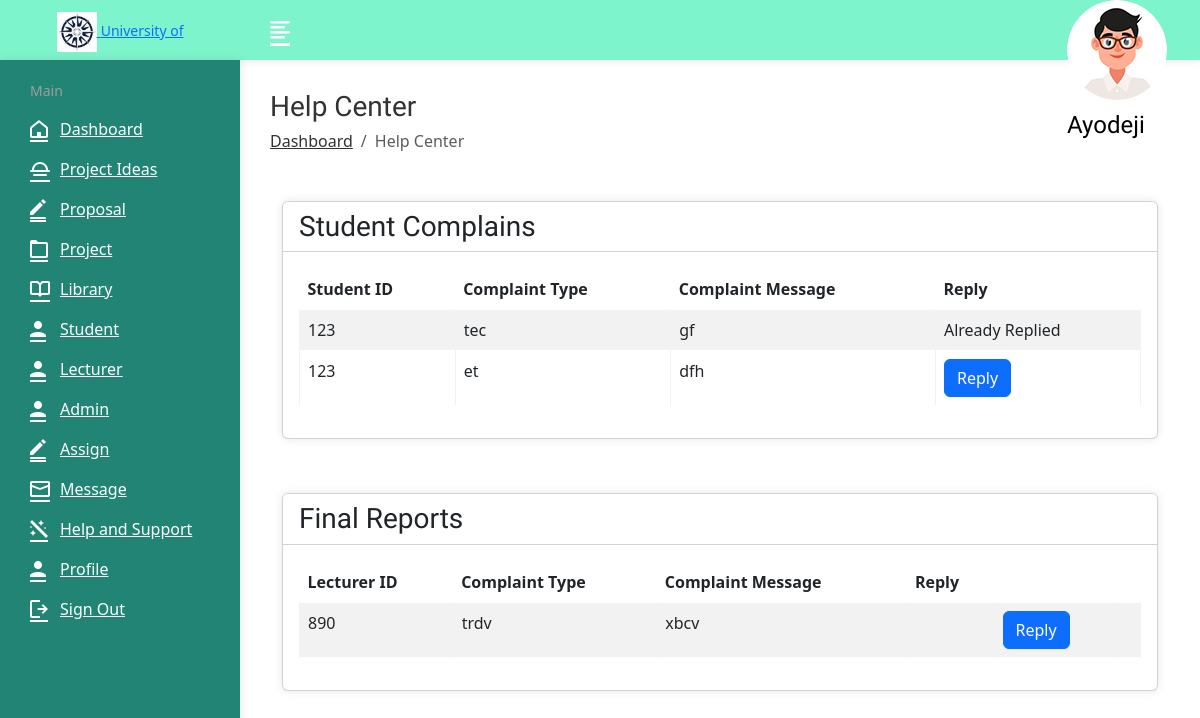
The page /admin/help.php (signed in) on the database its author committed.
### tables this page shows
CREATE TABLE `complaints` (
  `sid` int(11) NOT NULL,
  `complaint_type` varchar(255) NOT NULL,
  `complaint_message` varchar(255) NOT NULL,
  `lid` int(11) NOT NULL,
  `complaint_reply` varchar(255) NOT NULL,
  `complaint_id` int(11) NOT NULL
);

### admin/help.php (the view, shortened to what this page needs)
<?php
require("config.php");
?>
<!DOCTYPE html>
<html lang="en">
<head>
    <link rel="stylesheet" href="assets/css/bootstrap.min.css">
    <link rel="stylesheet" href="assets/css/font-awesome.min.css">
    <link rel="stylesheet" href="assets/css/feathericon.min.css">
    <link rel="stylesheet" href="assets/css/style.css">
    <link rel="stylesheet" href="https://cdnjs.cloudflare.com/ajax/libs/bootstrap/5.3.0/css/bootstrap.min.css">
</head>
</head>
<body>
    <div class="main-wrapper">
        <?php include("header.php"); ?>
        <div class="page-wrapper">
            <div class="content container-fluid">
                <div class="page-header">
                    <div class="row">
                        <div class="col-sm-12">
                            <h3 class="page-title">Help Center</h3>
                            <ul class="breadcrumb">
                                <li class="breadcrumb-item"><a href="dashboard.php">Dashboard</a></li>
                                <li class="breadcrumb-item active">Help Center</li>
                            </ul>
                        </div>
                    </div>
                </div>
              <div class="container mt-5">
<div class="row mt-4">
    <div class="col-md-12">
        <div class="card">
            <div class="card-header">
                <h3 class="card-title">Student Complains</h3>
            </div>
            <div class="card-body">
                <div class="table-responsive">
                    <table class="table table-striped table-bordered">
                        <thead>
                            <tr>
                                <th>Student ID</th>
                                <th>Complaint Type</th>
                                <th>Complaint Message</th>
                                <th>Reply</th>
                            </tr>
                        </thead>
                        <tbody>
                            <?php
                            require("config.php");
                            $projectQuery = "SELECT * FROM complaints WHERE sid != 'N/A' AND sid != '' AND sid != 0 AND sid IS NOT NULL";
                            $projectResult = mysqli_query($con, $projectQuery);
                            if ($projectResult && mysqli_num_rows($projectResult) > 0) {
                                while ($projectRow = mysqli_fetch_assoc($projectResult)) {
                                    ?>
                                    <tr>
                                        <td><?php echo $projectRow['sid']; ?></td>
                                        <td><?php echo $projectRow['complaint_type']; ?></td>
                                        <td><?php echo $projectRow['complaint_message']; ?></td>
                                        <td>
                                            <?php if (empty($projectRow['complaint_reply'])) { ?>
                                                <button type="button" class="btn btn-primary" data-bs-toggle="modal" data-bs-target="#replyModal<?php echo $projectRow['sid']; ?>">Reply</button>
                                            <?php } else {
                                                echo "Already Replied";
                                            } ?>
                                        </td>
                                    </tr>
                                    <?php
                                }
                            } else {
                                echo '<tr><td colspan="4">No complain found.</td></tr>';
                            }
                            ?>
                        </tbody>
                    </table>
                </div>
            </div>
        </div>
    </div>
</div>
<div class="row mt-4">
    <div class="col-md-12">
        <div class="card">
            <div class="card-header">
                <h3 class="card-title">Final Reports</h3>
            </div>
            <div class="card-body">
                <div class="table-responsive">
                    <table class="table table-striped table-bordered">
                        <thead>
                            <tr>
                            <th>Lecturer ID</th>
                                        <th>Complaint Type </th>
                                        <th>Complaint Message</th>
                                        <th>Reply</th>
                            </tr>
                        </thead>
                        <tbody>
                            <?php
                            require("config.php");
                            $projectQuery = "SELECT * FROM complaints WHERE lid != 'N/A' AND lid != '' AND lid != 0 AND lid IS NOT NULL" ;
                            $projectResult = mysqli_query($con, $projectQuery);
                            if ($projectResult && mysqli_num_rows($projectResult) > 0) {
                                while ($projectRow = mysqli_fetch_assoc($projectResult)) {
                                    ?>
                                    <tr>
                                        <td><?php echo $projectRow['lid']; ?></td>
                                        <td><?php echo $projectRow['complaint_type']; ?></td>
                                        <td><?php echo $projectRow['complaint_message']; ?></td>
                                        <td><?php echo $projectRow['complaint_reply']; ?></td>
                                        <td>
                                            <?php if (empty($projectRow['complaint_reply'])) { ?>
                                                <button type="button" class="btn btn-primary" data-bs-toggle="modal" data-bs-target="#replyModal<?php echo $projectRow['lid']; ?>">Reply</button>
                                            <?php } else {
                                                echo "Already Replied";
                                            } ?>
                                        </td>
                                        <td>
                                    </tr>
                                    <?php
                                }
                            } else {
                                echo '<tr><td colspan="5">No complain found.</td></tr>';
                            }
                            ?>
                        </tbody>
                    </table>
                </div>
            </div>
        </div>
    </div>
</div>
    </div>
</body>
</html>

### admin/header.php (shortened to what this page needs)
<?php
require("config.php");
$query = "SELECT firstname FROM admin WHERE aid = '{$_SESSION['aid']}'";
$result = mysqli_query($con, $query);
if ($result && mysqli_num_rows($result) > 0) {
    $row = mysqli_fetch_assoc($result);
    $firstName = $row['firstname'];
} else {
    $firstName = 'Unknown';
}
?>
<div class="header">
    <div class="header-left">
        <a href="dashboard.php" class="logo">
            <img src="assets/img/logo.jpg" alt="Logo" width="30" height="50">
            <span style="font-size: 14px;">University of Greenwich</span>
        </a>
    </div>
    <a href="javascript:void(0);" id="toggle_btn">
        <i class="fe fe-text-align-left"></i>
    </a>
    <ul class="nav sid-menu">
        <li class="nav-item dropdown app-dropdown">
            <a href="#" class="dropdown-toggle nav-link" data-toggle="dropdown">
                <span class="sid-img"><img class="rounded-circle" src="assets/img/profiles/avatar-01.png" alt="Ryan Taylor"></span>
                <h4 style="color:black;margin-top:13px;text-transform:capitalize;"><?php echo $firstName; ?></h4>
            </a>
        </li>
    </ul>
</div>
            </div>
            <div class="sidebar" id="sidebar">
                <div class="sidebar-inner slimscroll">
					<div id="sidebar-menu" class="sidebar-menu">
						<ul>
							<li class="menu-title">
								<span>Main</span>
							</li>
							<li>
							<a href="dashboard.php"><i class="fe fe-home"></i> <span>Dashboard</span></a>
                            <a href="idea.php"><i class="fe fe-sunrise"></i> <span>Project Ideas</span></a>
<a href="proposal.php"><i class="fe fe-edit"></i> <span>Proposal</span></a>
<a href="project.php"><i class="fe fe-folder"></i> <span>Project</span></a>
<a href="library.php"><i class="fe fe-book"></i> <span>Library</span></a>
<a href="student.php"><i class="fe fe-sid"></i> <span>Student</span></a>
<a href="lecturer.php"><i class="fe fe-sid"></i> <span>Lecturer</span></a>
<a href="admin.php"><i class="fe fe-sid"></i> <span>Admin</span></a>
<a href="assign.php"><i class="fe fe-edit"></i> <span>Assign</span></a>
<a href="message.php"><i class="fe fe-mail"></i> <span>Message</span></a>
<a href="help.php"><i class="fe fe-magic"></i> <span>Help and Support</span></a>
<a href="profile.php"><i class="fe fe-sid"></i> <span>Profile</span></a>
<a href="logout.php"><i class="fe fe-logout"></i> <span>Sign Out</span></a>
							</li>
						</ul>
					</div>
                </div>
            </div>

### admin/header.php (style rules this page uses)
.nav.sid-menu { display: flex; flex-direction: row-reverse; align-items: center; margin-right: 15px; height: 50px; }
.nav.sid-menu li { order: -1; margin-left: 10px; }
.nav.sid-menu h4 { color: white; margin-right: 10px; text-transform: capitalize; line-height: 1; }

### rows shown on the page
complaints: sid "123", complaint_type "tec", complaint_message "gf", complaint_reply "Already Replied"
complaints: sid "123", complaint_type "et", complaint_message "dfh"
complaints: lid "890", complaint_type "trdv", complaint_message "xbcv"

### other values the page prints
$firstName "Ayodeji"
